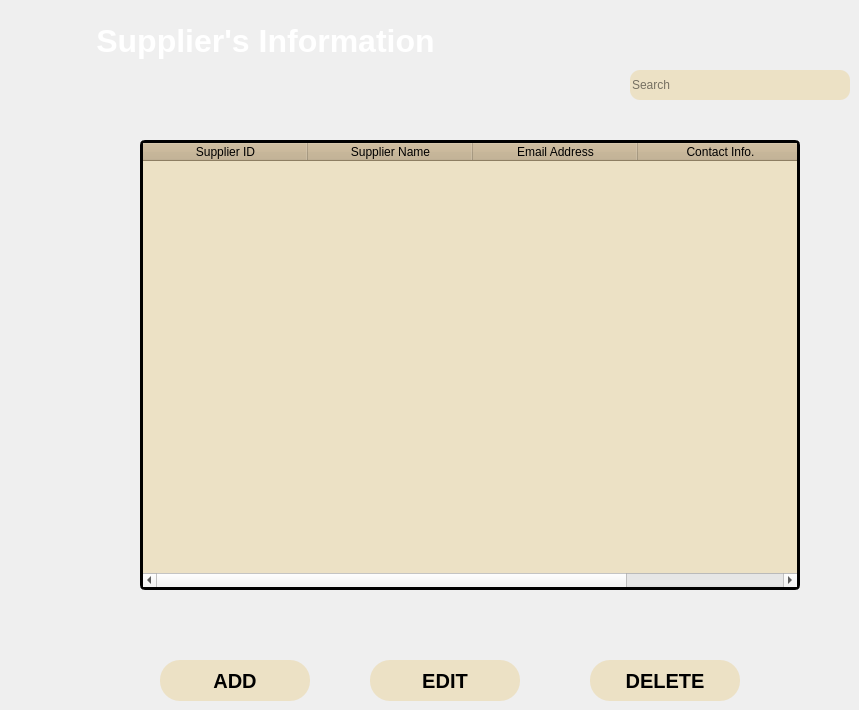
            <widget class="QWidget" name="SupplierManagementPage">
             <widget class="QLabel" name="supicon_label">
              <property name="geometry">
               <rect>
                <x>30</x>
                <y>10</y>
                <width>50</width>
                <height>56</height>
               </rect>
              </property>
              <property name="text">
               <string/>
              </property>
              <property name="pixmap">
               <pixmap resource="resources.qrc">:/newPrefix/icons8-supplier-50.png</pixmap>
              </property>
              <property name="scaledContents">
               <bool>false</bool>
              </property>
             </widget>
             <widget class="QLabel" name="supplier_label">
              <property name="geometry">
               <rect>
                <x>80</x>
                <y>20</y>
                <width>371</width>
                <height>41</height>
               </rect>
              </property>
              <property name="styleSheet">
               <string notr="true">background-color: transparent;
font-size: 32px;
color: #FFFFFF;
font: &quot;Inter&quot;;
font-weight: bold;
</string>
              </property>
              <property name="text">
               <string>Supplier's Information</string>
              </property>
              <property name="alignment">
               <set>Qt::AlignCenter</set>
              </property>
             </widget>
             <widget class="QTableWidget" name="SupplierManagementTable">
              <property name="geometry">
               <rect>
                <x>140</x>
                <y>140</y>
                <width>660</width>
                <height>450</height>
               </rect>
              </property>
              <property name="styleSheet">
               <string notr="true">QTableWidget {
    border: 3px solid black;
    border-radius: 5px;
    background-color: #ECE1C5;
}

QHeaderView::section {
    background-color: #C5B08A;
}</string>
              </property>
              <property name="editTriggers">
               <set>QAbstractItemView::DoubleClicked|QAbstractItemView::SelectedClicked</set>
              </property>
              <property name="tabKeyNavigation">
               <bool>false</bool>
              </property>
              <property name="showDropIndicator" stdset="0">
               <bool>false</bool>
              </property>
              <property name="selectionMode">
               <enum>QAbstractItemView::SingleSelection</enum>
              </property>
              <property name="selectionBehavior">
               <enum>QAbstractItemView::SelectRows</enum>
              </property>
              <attribute name="horizontalHeaderDefaultSectionSize">
               <number>165</number>
              </attribute>
              <attribute name="verticalHeaderVisible">
               <bool>false</bool>
              </attribute>
              <attribute name="verticalHeaderHighlightSections">
               <bool>false</bool>
              </attribute>
              <column>
               <property name="text">
                <string>Supplier ID</string>
               </property>
              </column>
              <column>
               <property name="text">
                <string>Supplier Name</string>
               </property>
              </column>
              <column>
               <property name="text">
                <string>Email Address</string>
               </property>
              </column>
              <column>
               <property name="text">
                <string>Contact Info.</string>
               </property>
              </column>
             </widget>
             <widget class="QLineEdit" name="Search4">
              <property name="geometry">
               <rect>
                <x>630</x>
                <y>70</y>
                <width>220</width>
                <height>30</height>
               </rect>
              </property>
              <property name="font">
               <font>
                <family>Microsoft YaHei UI</family>
                <pointsize>9</pointsize>
               </font>
              </property>
              <property name="styleSheet">
               <string notr="true">background-color:#ECE1C5;
border-radius:10px;</string>
              </property>
              <property name="text">
               <string/>
              </property>
              <property name="alignment">
               <set>Qt::AlignJustify|Qt::AlignVCenter</set>
              </property>
              <property name="dragEnabled">
               <bool>true</bool>
              </property>
              <property name="readOnly">
               <bool>false</bool>
              </property>
              <property name="placeholderText">
               <string>Search</string>
              </property>
              <property name="clearButtonEnabled">
               <bool>false</bool>
              </property>
             </widget>
             <widget class="QLabel" name="searchicon_label_3">
              <property name="geometry">
               <rect>
                <x>820</x>
                <y>70</y>
                <width>30</width>
                <height>30</height>
               </rect>
              </property>
              <property name="text">
               <string/>
              </property>
              <property name="pixmap">
               <pixmap resource="resources.qrc">:/newPrefix/icons8-search-24.png</pixmap>
              </property>
              <property name="alignment">
               <set>Qt::AlignCenter</set>
              </property>
             </widget>
             <widget class="QPushButton" name="Edit_5">
              <property name="geometry">
               <rect>
                <x>370</x>
                <y>660</y>
                <width>150</width>
                <height>41</height>
               </rect>
              </property>
              <property name="styleSheet">
               <string notr="true">
QPushButton{
background-color:#ECE1C5;
border-radius:20px;
font-size: 20px;
color: black;
font: &quot;Jost&quot; ;
font-weight: bold;
border:null;
text-align:center;
}

QPushButton:hover {
background-color:#6A5F4B;
border-radius: 20px;
}

</string>
              </property>
              <property name="text">
               <string>EDIT</string>
              </property>
              <property name="icon">
               <iconset resource="resources.qrc">
                <normaloff>:/newPrefix/pen-to-square-solid 1.png</normaloff>:/newPrefix/pen-to-square-solid 1.png</iconset>
              </property>
             </widget>
             <widget class="QPushButton" name="Delete_5">
              <property name="geometry">
               <rect>
                <x>590</x>
                <y>660</y>
                <width>150</width>
                <height>41</height>
               </rect>
              </property>
              <property name="styleSheet">
               <string notr="true">
QPushButton{
background-color:#ECE1C5;
border-radius:20px;
font-size: 20px;
color: black;
font: &quot;Jost&quot; ;
font-weight: bold;
border:null;
text-align:center;
}

QPushButton:hover {
background-color:#6A5F4B;
border-radius: 20px;
}

</string>
              </property>
              <property name="text">
               <string>DELETE</string>
              </property>
              <property name="icon">
               <iconset resource="resources.qrc">
                <normaloff>:/newPrefix/trash-can-solid 1.png</normaloff>:/newPrefix/trash-can-solid 1.png</iconset>
              </property>
             </widget>
             <widget class="QPushButton" name="Add_7">
              <property name="geometry">
               <rect>
                <x>160</x>
                <y>660</y>
                <width>150</width>
                <height>41</height>
               </rect>
              </property>
              <property name="styleSheet">
               <string notr="true">
QPushButton{
background-color:#ECE1C5;
border-radius:20px;
font-size: 20px;
color: black;
font: &quot;Jost&quot; ;
font-weight: bold;
border:null;
text-align:center;
}

QPushButton:hover {
background-color:#6A5F4B;
border-radius: 20px;
}

</string>
              </property>
              <property name="text">
               <string>ADD</string>
              </property>
              <property name="icon">
               <iconset resource="resources.qrc">
                <normaloff>:/newPrefix/plus-solid 1.png</normaloff>:/newPrefix/plus-solid 1.png</iconset>
              </property>
             </widget>
            </widget>
